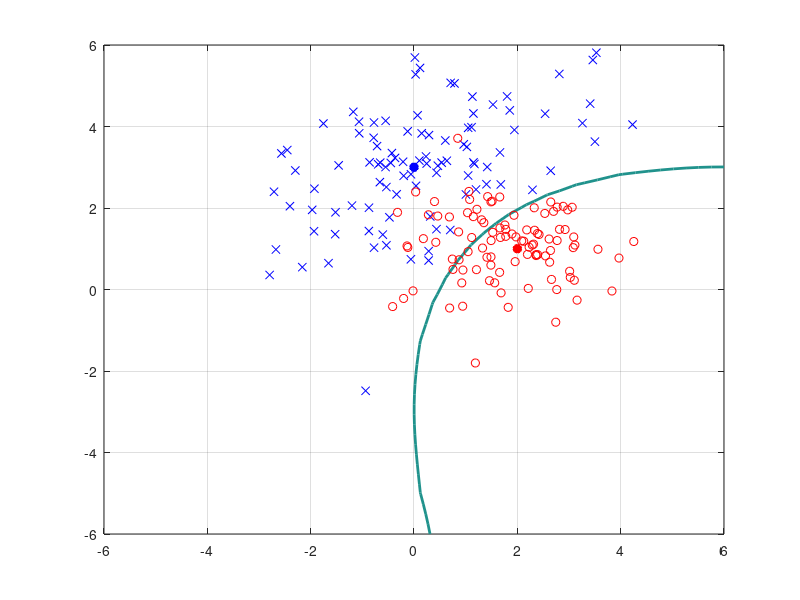
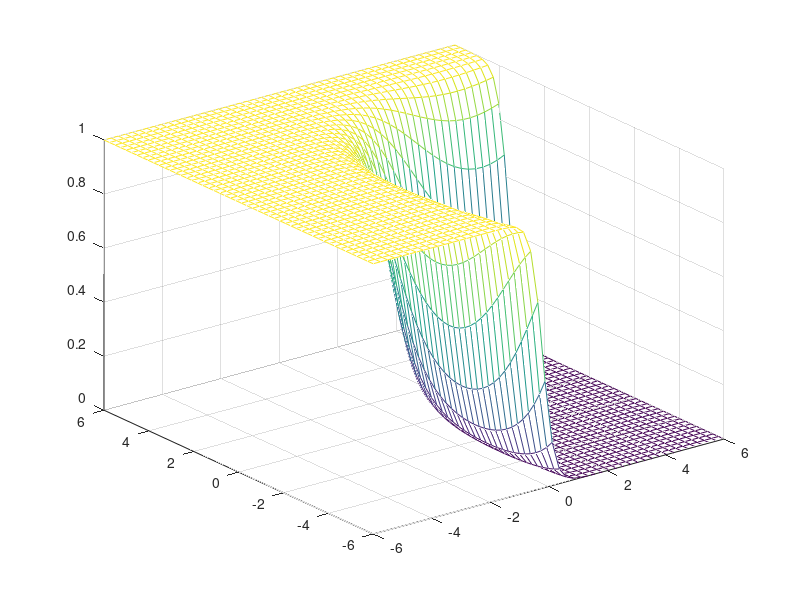

MATLAB code for these plots, in order:
% Compute the posterior probability on a regular grid in the input space and plot the decision
% boundary for which the posterior probability satisfies P[?1 | x] = 0.5. Show 100 samples
% drawn from each of the classes superposed on the same graph. Draw the posterior probability
% as a three dimensional graph.

m1 = [0;3];
C1 = [2 1; 1 2];

m2 = [2;1];
C2 = [1 0; 0 1];

numGrid = 50;
xRange = linspace(-6.0, 6.0, numGrid);
yRange = linspace(-6.0, 6.0, numGrid);
P1 = zeros(numGrid, numGrid);
P2 = P1;

for i=1:numGrid
    for j=1:numGrid
        x = [yRange(j) xRange(i)]';
        P1(i,j) = mvnpdf(x', m1', C1);
        P2(i,j) = mvnpdf(x', m2', C2);
    end
end

Pmax = max(max([P1 P2]));
figure(1), clf, contour(xRange, yRange, P1./(P1+P2), [0 0.5*Pmax], 'LineWidth', 2);
hold on;
plot(m1(1), m1(2), 'b*', 'LineWidth', 4);
plot(m2(1), m2(2), 'r*', 'LineWidth', 4);

% Show 100 samples drawn from each of the classes superposed on the same
% graph
N = 100;
X1 = mvnrnd(m1, C1, N);
X2 = mvnrnd(m2, C2, N);

hold on;
plot(X1(:, 1), X1(:, 2), 'bx', X2(:, 1), X2(:, 2), 'ro');
grid on;

% Draw the posterior probability as a three dimensional graph
figure(2)
mesh(xRange, yRange, P1./(P1+P2));
